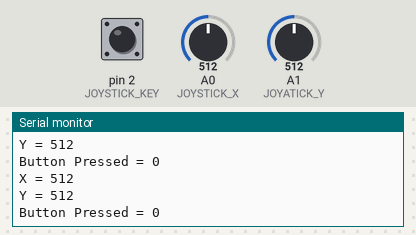
Simulated run of this sketch. Board: Arduino Uno, built with avr-gcc and run on an emulated ATmega328P. Shown: the last lines printed to the serial monitor. The test bench sets the inputs (shaded band); at power-on: A1 (JOYATICK_Y) = 512, pin 2 (JOYSTICK_KEY) HIGH, A0 (JOYSTICK_X) = 512.

Above: at 1.3 s.
1.4 s: A1 (JOYATICK_Y) set to 839
At 1.82 s:
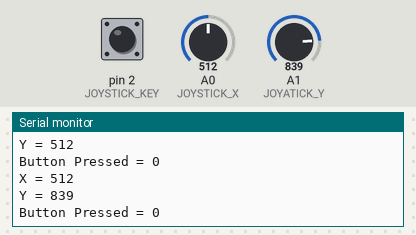
2.9 s: A1 (JOYATICK_Y) set to 861
At 3.33 s:
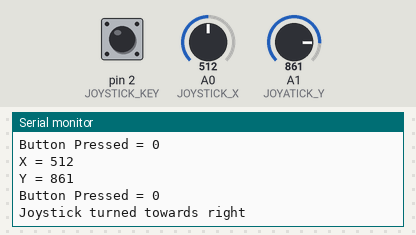
Timing chart, 0 to 5.9 s (numbered marks = the images above; inputs shaded):
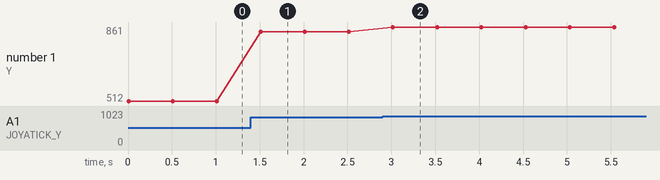

Measured:
- the behaviour switches between 850 and 851 on A1 (JOYATICK_Y) (found by bisection; images 1 and 2)
- after the input at 1.4 s, the serial monitor: prints a new line after 0.11 s (image 1)
- after the input at 2.9 s, the serial monitor: prints a new line after 0.12 s (image 2)
- plotted number 1: 512 → 839 after the input at 1.4 s, 839 → 861 after the input at 2.9 s

The sketch:

Server.ino
```cpp
void setup() {
    setupJoystick();
  Serial.begin(9600);
}

void loop(){
  loopJoystick();

delay(500);


}


void sout(String str){
  Serial.println(str);
}

void soutC(String str, int num){
  Serial.print(str);
  Serial.println(num);
}
```

Joystick.ino
```cpp
#define JOYSTICK_KEY 2
#define JOYSTICK_X A0
#define JOYATICK_Y A1

void setupJoystick() {
  pinMode(JOYSTICK_KEY, INPUT);
  digitalWrite(JOYSTICK_KEY, HIGH);
}

boolean debugJoystick = true;
void loopJoystick() {
  int x = analogRead(JOYSTICK_X);
  int y = analogRead(JOYATICK_Y);
  boolean buttonPressed = !digitalRead(JOYSTICK_KEY);

  if (debugJoystick) {
    soutC("X = ", x);
    soutC("Y = " , y);
    soutC("Button Pressed = " , buttonPressed);
  }

  if(y < 50){
    onJoystickLeft();
  }

  if(y > 850){
    onJoystickRight();
  }

  if (buttonPressed) {
    onJoystickClicked();
  }
}


void onJoystickClicked(){
  if(debugJoystick){
      sout("Joystick clicked");
  }
}

void onJoystickRight(){
  if(debugJoystick){
      sout("Joystick turned towards right");
  }
}

void onJoystickLeft(){
  if(debugJoystick){
      sout("Joystick turned towards left");
  }
}
```
